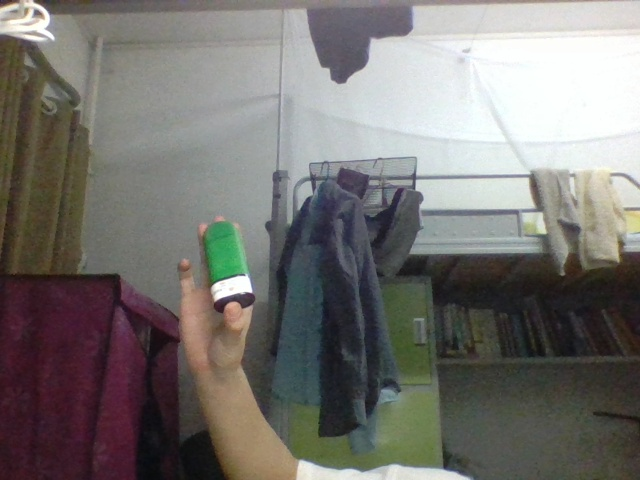
#> input picture images/object.jpg, 640 x 480 px
$ python 31_Object_Tracking_using_Homography.py
#> lines starting #> are read from the running program, lines starting #| are printed output that depends on the picture
"""
For some reason, the SURF and SIFT algorithms are protected and not install into the opencv-python package since OpenCV 3.x. They are included in opencv-contrib-python, so in order to run this file, you need run the following command:
pip uninstall opencv-contrib-python
pip uninstall opencv-python
pip install opencv-contrib-python==3.3.0.10
pip install opencv-python==3.4.2.16
"""

import cv2
import numpy as np

img = cv2.imread("./images/object.jpg",
                 cv2.IMREAD_GRAYSCALE)  # object image
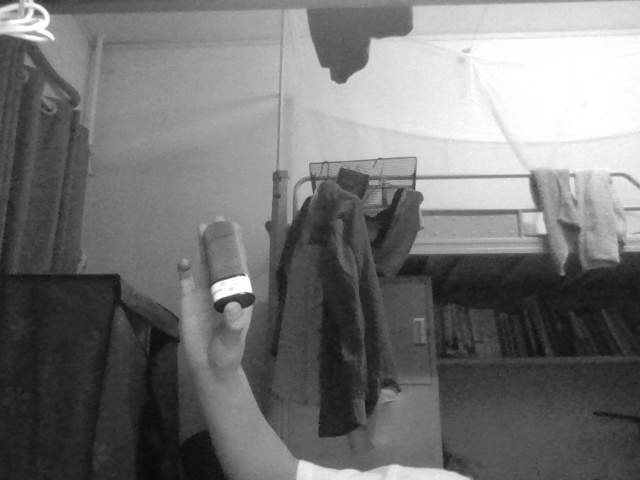
#> img: shape (480, 640); min 10, max 255, mean 116.7
img = cv2.resize(img, (int(img.shape[0]/2), int(img.shape[1]/2)))
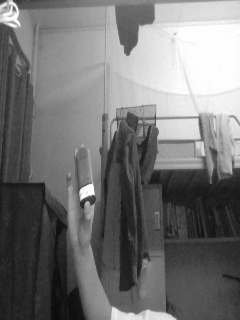
#> img: shape (320, 240); min 10, max 255, mean 116.6
# cv2.imwrite('green_object.jpg',img)
cap = cv2.VideoCapture(0)

# Features
sift = cv2.xfeatures2d.SIFT_create()
kp_image, desc_image = sift.detectAndCompute(img, None)
#> kp_image = 252 keypoints; strongest (x, y, size): (88, 191, 8.7), (14, 9, 2.3), (82, 197, 3), (12, 17, 12.5)

# Feature matching
index_params = dict(algorithm=0, trees=5)
search_params = dict()
flann = cv2.FlannBasedMatcher(index_params, search_params)

while(cap.isOpened()):
    _, frame = cap.read()
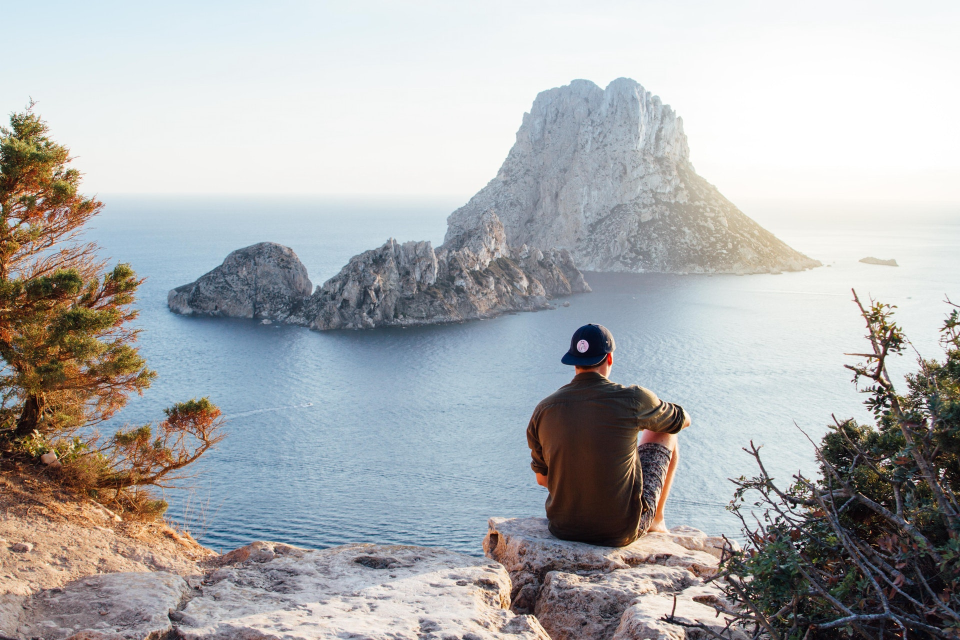
#> input picture images/adventure.jpeg, 1920 x 1280 px, given in place of the camera (shown at 1/2 size)
#> frame is the input picture: shape (1280, 1920, 3); mean B, G, R 175.1, 174, 172.9
    grayframe = cv2.cvtColor(frame, cv2.COLOR_BGR2GRAY)  # trainimage
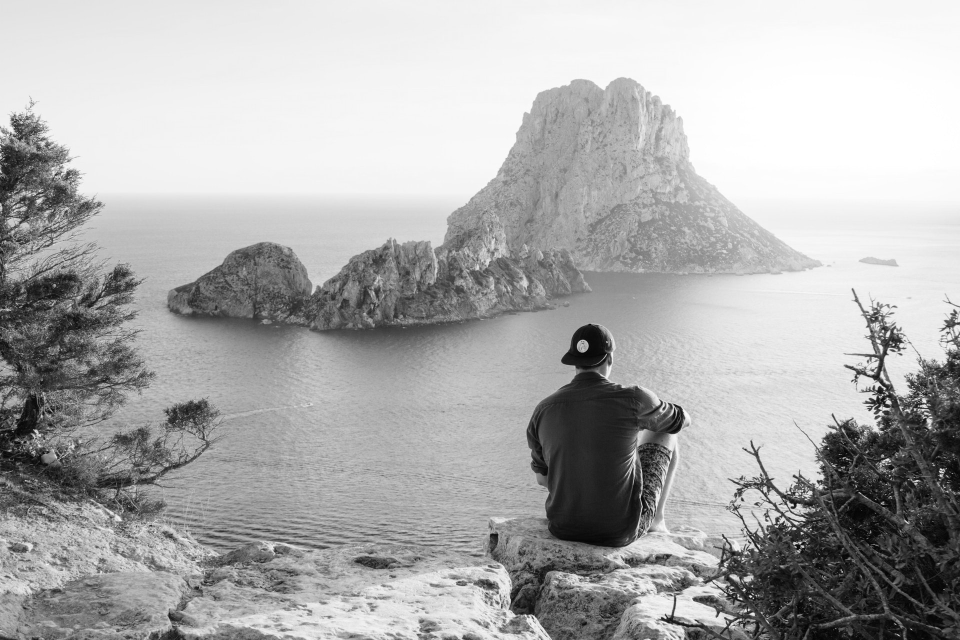
#> grayframe: shape (1280, 1920) (shown at 1/2 size); min 0, max 255, mean 173.8

    kp_grayframe, desc_grayframe = sift.detectAndCompute(grayframe, None)
#> kp_grayframe = 18477 keypoints; strongest (x, y, size): (1621, 1059, 2.2), (1656, 897, 2), (1501, 1193, 3.3), (1506, 1197, 1.8)
    matches = flann.knnMatch(desc_image, desc_grayframe, k=2)
#> matches = 252 matches

    good_points = []
    for m, n in matches:
        if m.distance < 0.6*n.distance:
            good_points.append(m)
#> after the loop, good_points = []

    img_3 = cv2.drawMatches(img, kp_image, grayframe,
                            kp_grayframe, good_points, grayframe)
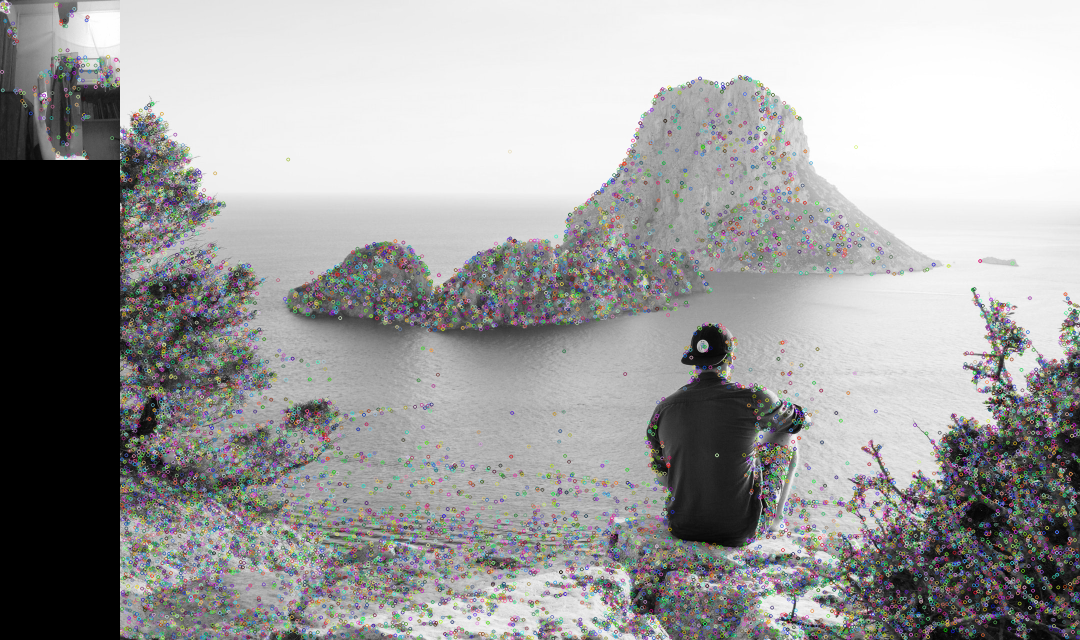
#> img_3: shape (1280, 2160, 3) (shown at 1/2 size); mean of channels 0, 1, 2 158, 158.1, 158.1; drawn as B, G, R

    # Homograph
    if len(good_points) > 10:
        query_pts = np.float32(
            [kp_image[m.queryIdx].pt for m in good_points]).reshape(-1, 1, 2)
        train_pts = np.float32(
            [kp_grayframe[m.trainIdx].pt for m in good_points]).reshape(-1, 1, 2)

        matrix, mask = cv2.findHomography(
            query_pts, train_pts, cv2.RANSAC, 5.0)
        matches_mask = mask.ravel().tolist()

        # Perspective transform
        h, w = img.shape
        pts = np.float32([[0, 0], [0, h], [w, h], [w, 0]]).reshape(-1, 1, 2)
        dst = cv2.perspectiveTransform(pts, matrix)

        homograph = cv2.polylines(
            frame, [np.int32(dst)], True, (255, 0, 0), 3)

        cv2.imshow("Homography", homograph)
    else:
        cv2.imshow("Homography", frame)

    cv2.imshow("Image", frame)
    cv2.imshow("grayFrame", grayframe)
    cv2.imshow("img3", img_3)

    key = cv2.waitKey(1)
#> (key Esc is pressed here)
    if key == 27:
        break

cap.release()
cv2.destroyAllWindows()
